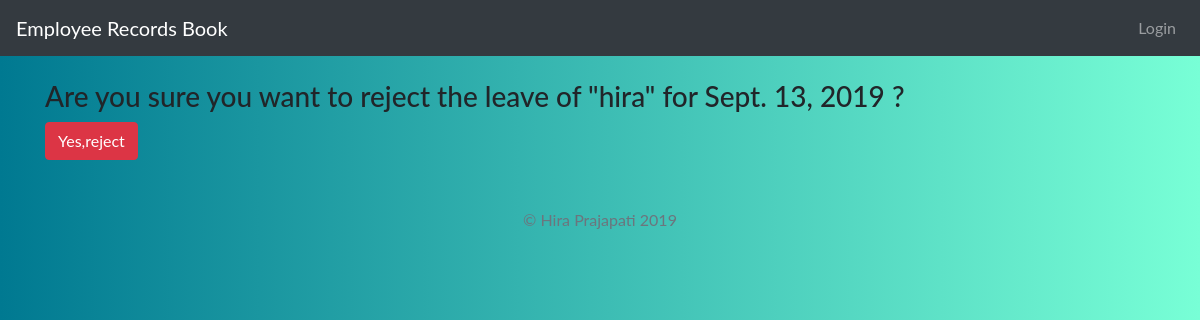
Before: /reject/1/ with the older database file.
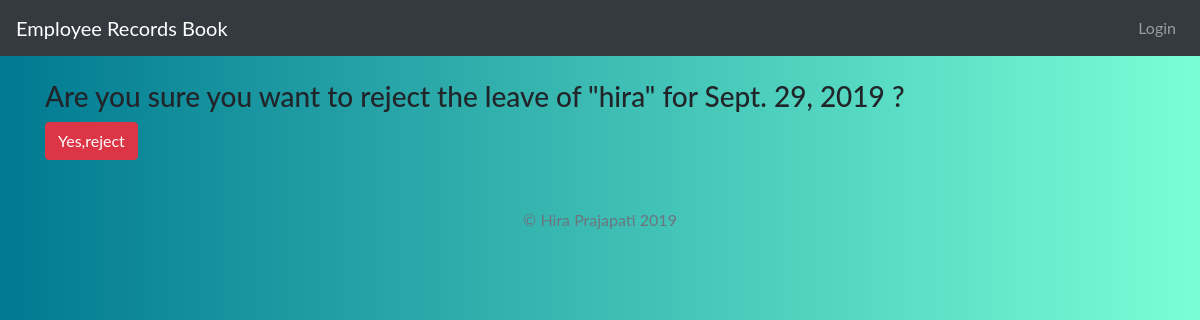
After: the same page with the newer database file.
### main/models.py (models this page shows, shortened)
class Leave(models.Model):
    user = models.ForeignKey(User, on_delete=models.CASCADE)
    date = models.DateField()
    reason = models.TextField()
    status = models.CharField(max_length=50, default="pending...", blank=True)

### main/views.py (the view)
# urls.py: path('reject/<int:pk>/', views.reject, name='reject'),
def reject(request, pk):
    leave = get_object_or_404(Leave, pk=pk)
    if request.method == 'POST':
        leave.status = "rejected"
        leave.save()
        return redirect('/home')
    return render(request, 'main/reject.html', {'leave': leave})

### main/templates/main/reject.html (shortened to what this page needs)
{% extends 'base.html' %}
{% block content %}
<br>
<form method="post" action="{%url 'reject' leave.id %}">
    <h3>Are you sure you want to reject the leave of "{{leave.user}}" for {{leave.date}} ?</h3>
        <button type="submit" class="btn btn-danger">Yes,reject</button>
</form>
{% endblock %}

Changed rows visible on the page:
changed Leave "hira": date "Sept. 13, 2019" → "Sept. 29, 2019"
